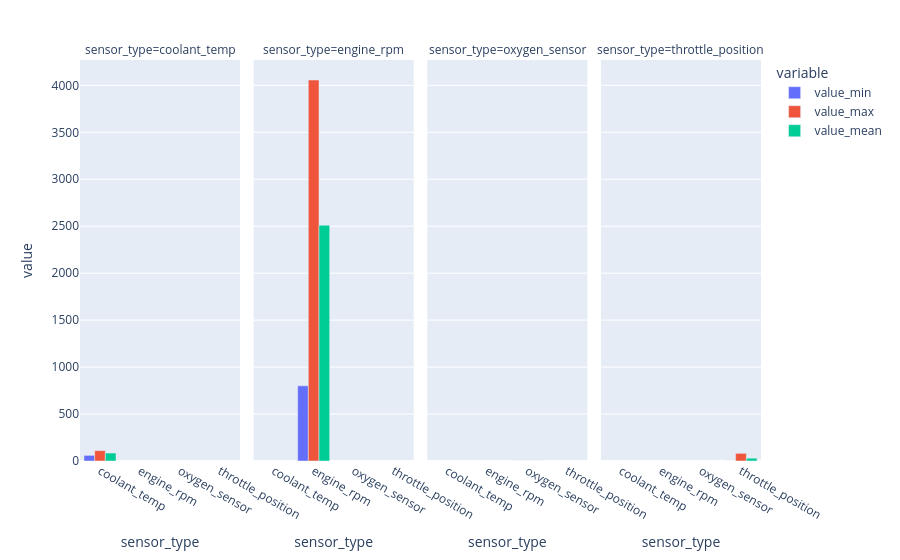

The notebook cell saved with this chart:
### Code cell
px.bar(data_frame=agg_data,barmode="group",facet_col=agg_data.index)

### Figure 1 — Plotly figure (JSON) as saved in the notebook; plotly's stock layout.template omitted (floating-point values rounded to 4 significant figures)
{"data": [{"alignmentgroup": "True", "hovertemplate": "variable=value_min<br>sensor_type=%{x}<br>value=%{y}<extra></extra>", "legendgroup": "value_min", "marker": {"color": "#636efa", "pattern": {"shape": ""}}, "name": "value_min", "offsetgroup": "value_min", "orientation": "v", "showlegend": true, "textposition": "auto", "type": "bar", "x": ["coolant_temp"], "xaxis": "x", "y": [60.0], "yaxis": "y"}, {"alignmentgroup": "True", "hovertemplate": "variable=value_min<br>sensor_type=%{x}<br>value=%{y}<extra></extra>", "legendgroup": "value_min", "marker": {"color": "#636efa", "pattern": {"shape": ""}}, "name": "value_min", "offsetgroup": "value_min", "orientation": "v", "showlegend": false, "textposition": "auto", "type": "bar", "x": ["engine_rpm"], "xaxis": "x2", "y": [800.0], "yaxis": "y2"}, {"alignmentgroup": "True", "hovertemplate": "variable=value_min<br>sensor_type=%{x}<br>value=%{y}<extra></extra>", "legendgroup": "value_min", "marker": {"color": "#636efa", "pattern": {"shape": ""}}, "name": "value_min", "offsetgroup": "value_min", "orientation": "v", "showlegend": false, "textposition": "auto", "type": "bar", "x": ["oxygen_sensor"], "xaxis": "x3", "y": [0.1], "yaxis": "y3"}, {"alignmentgroup": "True", "hovertemplate": "variable=value_min<br>sensor_type=%{x}<br>value=%{y}<extra></extra>", "legendgroup": "value_min", "marker": {"color": "#636efa", "pattern": {"shape": ""}}, "name": "value_min", "offsetgroup": "value_min", "orientation": "v", "showlegend": false, "textposition": "auto", "type": "bar", "x": ["throttle_position"], "xaxis": "x4", "y": [0.0], "yaxis": "y4"}, {"alignmentgroup": "True", "hovertemplate": "variable=value_max<br>sensor_type=%{x}<br>value=%{y}<extra></extra>", "legendgroup": "value_max", "marker": {"color": "#EF553B", "pattern": {"shape": ""}}, "name": "value_max", "offsetgroup": "value_max", "orientation": "v", "showlegend": true, "textposition": "auto", "type": "bar", "x": ["coolant_temp"], "xaxis": "x", "y": [110.0], "yaxis": "y"}, {"alignmentgroup": "True", "hovertemplate": "variable=value_max<br>sensor_type=%{x}<br>value=%{y}<extra></extra>", "legendgroup": "value_max", "marker": {"color": "#EF553B", "pattern": {"shape": ""}}, "name": "value_max", "offsetgroup": "value_max", "orientation": "v", "showlegend": false, "textposition": "auto", "type": "bar", "x": ["engine_rpm"], "xaxis": "x2", "y": [4056.0], "yaxis": "y2"}, {"alignmentgroup": "True", "hovertemplate": "variable=value_max<br>sensor_type=%{x}<br>value=%{y}<extra></extra>", "legendgroup": "value_max", "marker": {"color": "#EF553B", "pattern": {"shape": ""}}, "name": "value_max", "offsetgroup": "value_max", "orientation": "v", "showlegend": false, "textposition": "auto", "type": "bar", "x": ["oxygen_sensor"], "xaxis": "x3", "y": [1.2], "yaxis": "y3"}, {"alignmentgroup": "True", "hovertemplate": "variable=value_max<br>sensor_type=%{x}<br>value=%{y}<extra></extra>", "legendgroup": "value_max", "marker": {"color": "#EF553B", "pattern": {"shape": ""}}, "name": "value_max", "offsetgroup": "value_max", "orientation": "v", "showlegend": false, "textposition": "auto", "type": "bar", "x": ["throttle_position"], "xaxis": "x4", "y": [81.43], "yaxis": "y4"}, {"alignmentgroup": "True", "hovertemplate": "variable=value_mean<br>sensor_type=%{x}<br>value=%{y}<extra></extra>", "legendgroup": "value_mean", "marker": {"color": "#00cc96", "pattern": {"shape": ""}}, "name": "value_mean", "offsetgroup": "value_mean", "orientation": "v", "showlegend": true, "textposition": "auto", "type": "bar", "x": ["coolant_temp"], "xaxis": "x", "y": [84.85], "yaxis": "y"}, {"alignmentgroup": "True", "hovertemplate": "variable=value_mean<br>sensor_type=%{x}<br>value=%{y}<extra></extra>", "legendgroup": "value_mean", "marker": {"color": "#00cc96", "pattern": {"shape": ""}}, "name": "value_mean", "offsetgroup": "value_mean", "orientation": "v", "showlegend": false, "textposition": "auto", "type": "bar", "x": ["engine_rpm"], "xaxis": "x2", "y": [2511.0], "yaxis": "y2"}, {"alignmentgroup": "True", "hovertemplate": "variable=value_mean<br>sensor_type=%{x}<br>value=%{y}<extra></extra>", "legendgroup": "value_mean", "marker": {"color": "#00cc96", "pattern": {"shape": ""}}, "name": "value_mean", "offsetgroup": "value_mean", "orientation": "v", "showlegend": false, "textposition": "auto", "type": "bar", "x": ["oxygen_sensor"], "xaxis": "x3", "y": [0.7033], "yaxis": "y3"}, {"alignmentgroup": "True", "hovertemplate": "variable=value_mean<br>sensor_type=%{x}<br>value=%{y}<extra></extra>", "legendgroup": "value_mean", "marker": {"color": "#00cc96", "pattern": {"shape": ""}}, "name": "value_mean", "offsetgroup": "value_mean", "orientation": "v", "showlegend": false, "textposition": "auto", "type": "bar", "x": ["throttle_position"], "xaxis": "x4", "y": [30.07], "yaxis": "y4"}], "layout": {"annotations": [{"font": {}, "showarrow": false, "text": "sensor_type=coolant_temp", "x": 0.1175, "xanchor": "center", "xref": "paper", "y": 1, "yanchor": "bottom", "yref": "paper"}, {"font": {}, "showarrow": false, "text": "sensor_type=engine_rpm", "x": 0.3725, "xanchor": "center", "xref": "paper", "y": 1, "yanchor": "bottom", "yref": "paper"}, {"font": {}, "showarrow": false, "text": "sensor_type=oxygen_sensor", "x": 0.6275, "xanchor": "center", "xref": "paper", "y": 1, "yanchor": "bottom", "yref": "paper"}, {"font": {}, "showarrow": false, "text": "sensor_type=throttle_position", "x": 0.8825, "xanchor": "center", "xref": "paper", "y": 1, "yanchor": "bottom", "yref": "paper"}], "barmode": "group", "legend": {"title": {"text": "variable"}, "tracegroupgap": 0}, "margin": {"t": 60}, "xaxis": {"anchor": "y", "categoryarray": ["coolant_temp", "engine_rpm", "oxygen_sensor", "throttle_position"], "categoryorder": "array", "domain": [0, 0.235], "title": {"text": "sensor_type"}}, "xaxis2": {"anchor": "y2", "categoryarray": ["coolant_temp", "engine_rpm", "oxygen_sensor", "throttle_position"], "categoryorder": "array", "domain": [0.255, 0.49], "matches": "x", "title": {"text": "sensor_type"}}, "xaxis3": {"anchor": "y3", "categoryarray": ["coolant_temp", "engine_rpm", "oxygen_sensor", "throttle_position"], "categoryorder": "array", "domain": [0.51, 0.745], "matches": "x", "title": {"text": "sensor_type"}}, "xaxis4": {"anchor": "y4", "categoryarray": ["coolant_temp", "engine_rpm", "oxygen_sensor", "throttle_position"], "categoryorder": "array", "domain": [0.765, 1.0], "matches": "x", "title": {"text": "sensor_type"}}, "yaxis": {"anchor": "x", "domain": [0, 1], "title": {"text": "value"}}, "yaxis2": {"anchor": "x2", "domain": [0, 1], "matches": "y", "showticklabels": false}, "yaxis3": {"anchor": "x3", "domain": [0, 1], "matches": "y", "showticklabels": false}, "yaxis4": {"anchor": "x4", "domain": [0, 1], "matches": "y", "showticklabels": false}}}
